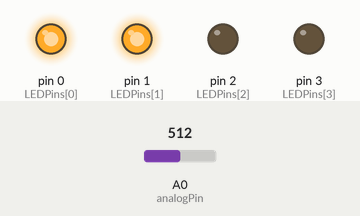
This sketch was run on a simulated Arduino Uno, built with avr-gcc and run on an emulated ATmega328P. On the bench: output pins drawn as LEDs (lit = HIGH). The inputs (shaded band) are chosen by the test bench; at power-on: A0 (analogPin) = 512.

Above: at 1.2 s.
1.3 s: A0 (analogPin) set to 498
At 1.9 s:
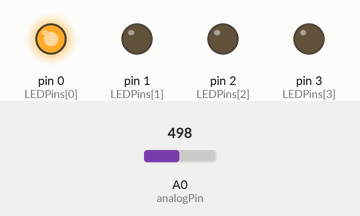
2.8 s: A0 (analogPin) set to 267
4.3 s: A0 (analogPin) set to 241
At 5.4 s:
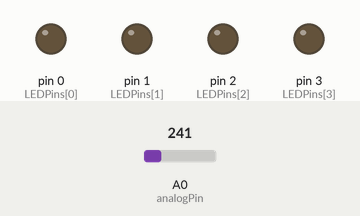
5.8 s: A0 (analogPin) set to 900
At 6.5 s:
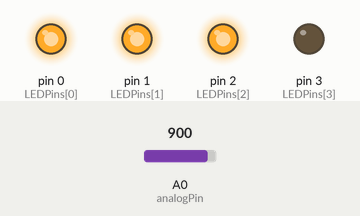
7.3 s: A0 (analogPin) set to 1012
8.8 s: A0 (analogPin) set to 1023
At 10.0 s:
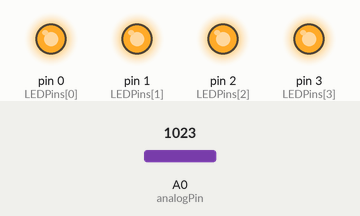
Timing chart, 0 to 11.3 s (numbered marks = the images above; inputs shaded):
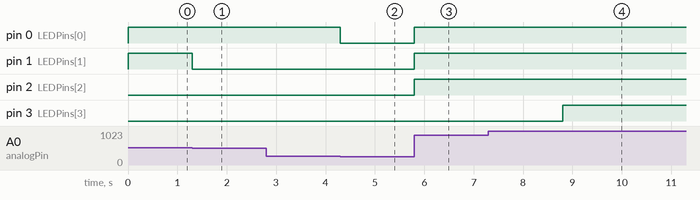

Measured:
- the behaviour switches between 512 and 511 on A0 (analogPin) (found by bisection; images 0 and 1)
- the behaviour switches between 256 and 255 on A0 (analogPin) (found by bisection; images 1 and 2)
- the behaviour switches between 1022 and 1023 on A0 (analogPin) (found by bisection; images 3 and 4)
- after the input at 1.3 s, pin 1 (LEDPins[1]): HIGH → LOW at once
- after the input at 2.8 s, every drawn part: stays the same
- after the input at 4.3 s, pin 0 (LEDPins[0]): HIGH → LOW at once
- after the input at 5.8 s, pin 0 (LEDPins[0]), pin 1 (LEDPins[1]), pin 2 (LEDPins[2]): LOW → HIGH at once
- after the input at 7.3 s, every drawn part: stays the same
- after the input at 8.8 s, pin 3 (LEDPins[3]): LOW → HIGH at once

The sketch:

sketch_jun17a.ino
```cpp
const int analogPin = A0;
const int LEDCount = 4;
int LEDPins[] = {0,1,2,3};

void setup() {
  // put your setup code here, to run once:

  for (int thisLED = 0; thisLED < LEDCount; thisLED++){
    pinMode(LEDPins[thisLED],OUTPUT);
  }
}

void loop() {
  // put your main code here, to run repeatedly:

  int sensorReading = analogRead(analogPin);

  int LEDLevel = map(sensorReading,0,1023,0,LEDCount);

  for (int thisLED = 0; thisLED < LEDCount; thisLED++){
    if(thisLED<LEDLevel){
      digitalWrite(LEDPins[thisLED],HIGH);

    }

    else{
      digitalWrite(LEDPins[thisLED],LOW);
    }
  }
}
```
